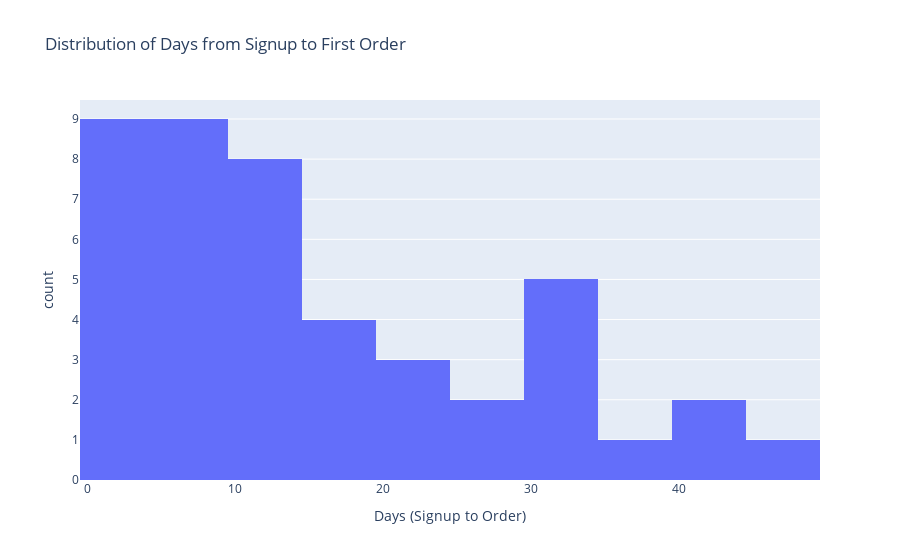

Source (notebook cell):
### Markdown cell above
* User 0040 is the clear top in sales $2,831 in total.

* Since we are calculating Amount × Quantity, these users likely made multiple purchases of high-quantity items, differentiating them from users who just bought one expensive item.

### Code cell
# 2- What is the average time gap between user signup and his first order?

df['date'] = pd.to_datetime(df['date'], errors='coerce')
df['signup_date'] = pd.to_datetime(df['signup_date'], errors='coerce')

first_orders = df.dropna(subset=['date']).groupby('user_id')['date'].min().reset_index()
user_signups = df[['user_id', 'signup_date']].drop_duplicates()

q2_table = pd.merge(first_orders, user_signups, on='user_id')
q2_table['days_gap'] = (q2_table['date'] - q2_table['signup_date']).dt.days

display(q2_table[['user_id', 'days_gap']].head())
print(f"Average Gap: {q2_table['days_gap'].mean():.2f} days")

fig2 = px.histogram(
    q2_table, 
    x='days_gap', 
    nbins=10,
    title='Distribution of Days from Signup to First Order',
    labels={'days_gap': 'Days (Signup to Order)'}
)
fig2.show()
save_fig(fig2, FIGS / "Q2_signup_gap.png")

### Figure 1 — Plotly figure (JSON) as saved in the notebook; plotly's stock layout.template omitted (floating-point values rounded to 4 significant figures)
{"data": [{"bingroup": "x", "hovertemplate": "Days (Signup to Order)=%{x}<br>count=%{y}<extra></extra>", "legendgroup": "", "marker": {"color": "#636efa", "pattern": {"shape": ""}}, "name": "", "nbinsx": 10, "orientation": "v", "showlegend": false, "type": "histogram", "x": [22, 45, 5, 2, 14, 27, 16, 32, 11, 1, 41, 17, 7, 14, 4, 14, 35, 11, 1, 34, 31, 28, 4, 1, 15, 22, 1, 42, 12, 7, 8, 30, 13, 5, 10, 9, 6, 7, 16, 4, 20, 30, 6, 3], "xaxis": "x", "yaxis": "y"}], "layout": {"barmode": "relative", "legend": {"tracegroupgap": 0}, "title": {"text": "Distribution of Days from Signup to First Order"}, "xaxis": {"anchor": "y", "domain": [0, 1], "title": {"text": "Days (Signup to Order)"}}, "yaxis": {"anchor": "x", "domain": [0, 1], "title": {"text": "count"}}}}
